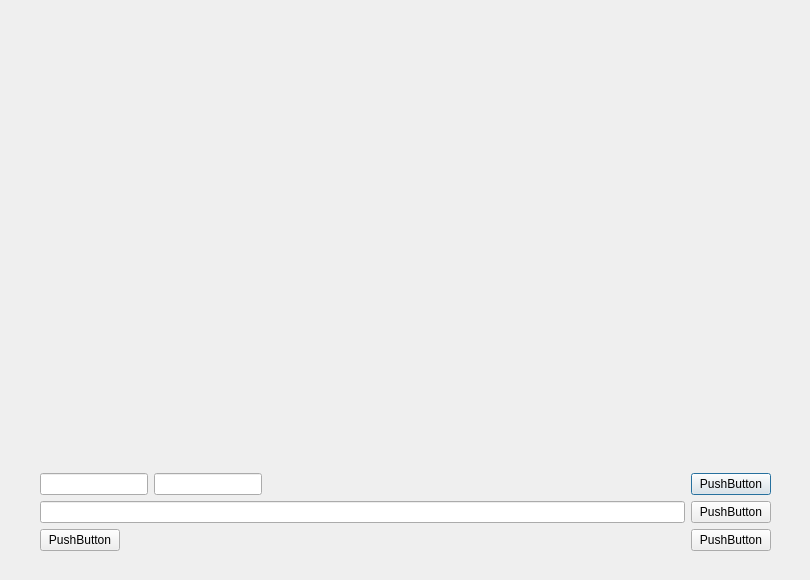
<?xml version="1.0" encoding="UTF-8"?>
<ui version="4.0">
 <class>Dialog</class>
 <widget class="QDialog" name="Dialog">
  <property name="geometry">
   <rect>
    <x>0</x>
    <y>0</y>
    <width>810</width>
    <height>580</height>
   </rect>
  </property>
  <property name="windowTitle">
   <string>Memory_Revival</string>
  </property>
  <widget class="QWidget" name="verticalLayoutWidget">
   <property name="geometry">
    <rect>
     <x>40</x>
     <y>30</y>
     <width>731</width>
     <height>521</height>
    </rect>
   </property>
   <layout class="QVBoxLayout" name="verticalLayout">
    <property name="sizeConstraint">
     <enum>QLayout::SetNoConstraint</enum>
    </property>
    <item>
     <layout class="QHBoxLayout" name="horizontalLayout_4">
      <item>
       <widget class="QLabel" name="showing_lable">
        <property name="text">
         <string/>
        </property>
       </widget>
      </item>
     </layout>
    </item>
    <item>
     <layout class="QVBoxLayout" name="verticalLayout_2">
      <item>
       <layout class="QHBoxLayout" name="horizontalLayout_2">
        <item>
         <widget class="QLineEdit" name="lineEdit_2"/>
        </item>
        <item>
         <widget class="QLineEdit" name="lineEdit_3"/>
        </item>
        <item>
         <spacer name="horizontalSpacer_2">
          <property name="orientation">
           <enum>Qt::Horizontal</enum>
          </property>
          <property name="sizeHint" stdset="0">
           <size>
            <width>40</width>
            <height>20</height>
           </size>
          </property>
         </spacer>
        </item>
        <item>
         <spacer name="horizontalSpacer_4">
          <property name="orientation">
           <enum>Qt::Horizontal</enum>
          </property>
          <property name="sizeHint" stdset="0">
           <size>
            <width>40</width>
            <height>20</height>
           </size>
          </property>
         </spacer>
        </item>
        <item>
         <spacer name="horizontalSpacer_3">
          <property name="orientation">
           <enum>Qt::Horizontal</enum>
          </property>
          <property name="sizeHint" stdset="0">
           <size>
            <width>40</width>
            <height>20</height>
           </size>
          </property>
         </spacer>
        </item>
        <item>
         <spacer name="horizontalSpacer">
          <property name="orientation">
           <enum>Qt::Horizontal</enum>
          </property>
          <property name="sizeHint" stdset="0">
           <size>
            <width>40</width>
            <height>20</height>
           </size>
          </property>
         </spacer>
        </item>
        <item>
         <widget class="QPushButton" name="pushButton_4">
          <property name="text">
           <string>PushButton</string>
          </property>
         </widget>
        </item>
       </layout>
      </item>
      <item>
       <layout class="QHBoxLayout" name="horizontalLayout_3">
        <item>
         <widget class="QLineEdit" name="lineEdit"/>
        </item>
        <item>
         <widget class="QPushButton" name="pushButton_3">
          <property name="text">
           <string>PushButton</string>
          </property>
         </widget>
        </item>
       </layout>
      </item>
      <item>
       <layout class="QHBoxLayout" name="horizontalLayout">
        <item>
         <widget class="QPushButton" name="pushButton_2">
          <property name="text">
           <string>PushButton</string>
          </property>
         </widget>
        </item>
        <item>
         <spacer name="spacer_2">
          <property name="orientation">
           <enum>Qt::Horizontal</enum>
          </property>
          <property name="sizeHint" stdset="0">
           <size>
            <width>40</width>
            <height>20</height>
           </size>
          </property>
         </spacer>
        </item>
        <item>
         <widget class="QPushButton" name="pushButton">
          <property name="text">
           <string>PushButton</string>
          </property>
         </widget>
        </item>
       </layout>
      </item>
     </layout>
    </item>
   </layout>
  </widget>
 </widget>
 <resources/>
 <connections/>
</ui>
